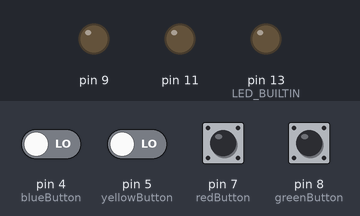
A sketch run on a simulated Arduino Uno, built with avr-gcc and run on an emulated ATmega328P. Shown: output pins drawn as LEDs (lit = HIGH). The test bench sets the inputs (shaded band); at power-on: pin 4 (blueButton), pin 5 (yellowButton), pin 7 (redButton), pin 8 (greenButton) LOW. What the sketch prints to the serial monitor is not drawn.

Above: at 8.2 s.
8.3 s: pin 8 (greenButton) pulled HIGH for 0.15 s
At 8.7 s:
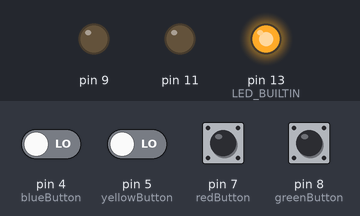
11.4 s: pin 4 (blueButton) driven HIGH and pin 5 (yellowButton) driven HIGH
14.4 s: pin 7 (redButton) pulled HIGH for 1 s
At 15.7 s:
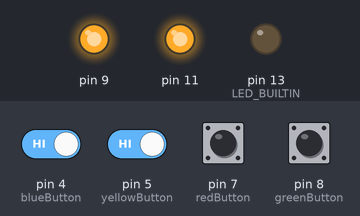
16.9 s: pin 4 (blueButton) driven LOW
At 17.9 s:
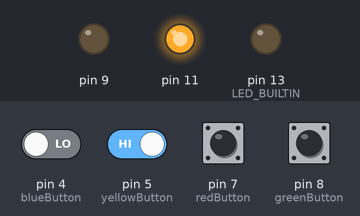
18.4 s: pin 7 (redButton) pulled HIGH for 0.15 s
At 18.47 s:
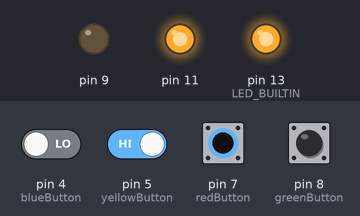
20.0 s: pin 4 (blueButton) driven HIGH
At 20.3 s:
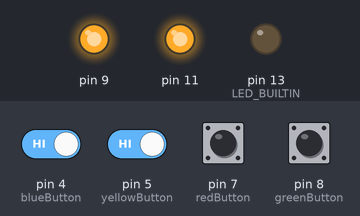
Timing chart, 0 to 22.5 s (numbered marks = the images above; inputs shaded):
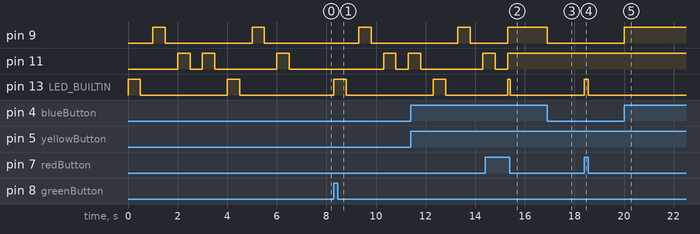

Measured:
- after the input at 8.3 s, pin 9: LOW → HIGH after 1.0 s, → LOW 0.50 s later; pin 11: LOW → HIGH after 2.0 s, → LOW 0.50 s later, → HIGH 0.50 s later; pin 13 (LED_BUILTIN): LOW → HIGH at once, → LOW 0.50 s later
- after the input at 14.4 s, pin 13 (LED_BUILTIN): LOW → HIGH after 0.90 s, → LOW 0.10 s later
- after the input at 16.9 s, pin 9: HIGH → LOW at once
- after the input at 18.4 s, pin 13 (LED_BUILTIN): LOW → HIGH at once, → LOW 0.15 s later
- after the input at 20.0 s, pin 9: LOW → HIGH at once

The sketch:

November3.ino
```cpp
const int redButton = 7;
const int yellowButton = 5;
const int blueButton = 4;
const int greenButton = 8;

void setup() {
  Serial.begin(9600);

  //all the momentary switches (buttons) as inputs
  pinMode(redButton, INPUT);
  pinMode(yellowButton, INPUT);
  pinMode(blueButton, INPUT);
  pinMode(greenButton, INPUT);

  //all the LEDs as outputs
  pinMode(LED_BUILTIN, OUTPUT);
  pinMode(9, OUTPUT);
  pinMode(11, OUTPUT);

  //the light pattern that starts the puzzle
  lightPattern();
}

void loop() {
  int redButtonState = digitalRead (redButton);
  int yellowbuttonState = digitalRead (yellowButton);
  int blueButtonState = digitalRead (blueButton);
  int greenButtonState = digitalRead (greenButton);

  Serial.println(greenButtonState);
  delay(1);

//connecting the red button & red LED
  if (redButtonState == HIGH){
    digitalWrite (LED_BUILTIN, HIGH);
  } else {
    digitalWrite (LED_BUILTIN, LOW);
  }

//connecting the yellow button & yellow LED
  if (yellowbuttonState == HIGH){
    digitalWrite (11, HIGH);
  } else {
    digitalWrite (11, LOW);
  }

//connecting the blue button & blue LED
   if (blueButtonState == HIGH){
    digitalWrite (9, HIGH);
  } else {
    digitalWrite (9, LOW);
  }

//when pressed, the light pattern will reappear
  if (greenButtonState == HIGH){
    lightPattern();
  }

}
void lightPattern() {

  //the light pattern that is going to be shown.
  digitalWrite(LED_BUILTIN, HIGH);
  delay(500);
  digitalWrite(LED_BUILTIN, LOW);
  delay(500);
  digitalWrite(9, HIGH);
  delay(500);
  digitalWrite(9, LOW);
  delay(500);
  digitalWrite(11, HIGH);
  delay(500);
  digitalWrite(11, LOW);
  delay(500);
  digitalWrite(11, HIGH);
  delay(500);
  digitalWrite(11, LOW);
  delay(500);
  digitalWrite(LED_BUILTIN, HIGH);
  delay(500);
  digitalWrite(LED_BUILTIN, LOW);
  delay(500);
  digitalWrite(9, HIGH);
  delay(500);
  digitalWrite(9, LOW);
  delay(500);
  digitalWrite(11, HIGH);
  delay(500);
  digitalWrite(11, LOW);
  delay(500);

}
```
